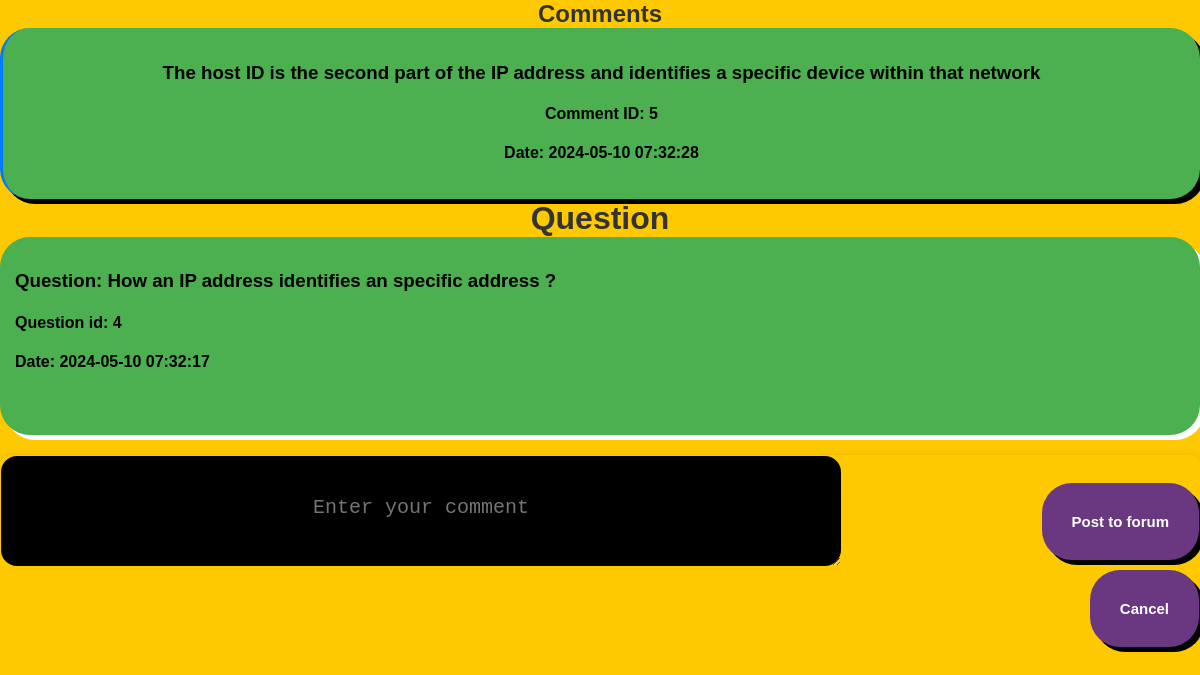
Screenshot of /question_page.php?question_id=4 with the database file from the repository.
### tables this page shows
CREATE TABLE `comments` (
  `comment_id` int(11) NOT NULL,
  `userid` int(11) DEFAULT NULL,
  `question_id` int(11) DEFAULT NULL,
  `comment_text` text NOT NULL,
  `date` timestamp NOT NULL DEFAULT current_timestamp()
);

CREATE TABLE `questions` (
  `question_id` int(11) NOT NULL,
  `userid` int(11) DEFAULT NULL,
  `question_text` text NOT NULL,
  `date` timestamp NOT NULL DEFAULT current_timestamp()
);

### retrieve_question_details.php (called while the page is built, shortened)
<?php
include 'dbconnect.php';
if(isset($_GET['question_id']) && is_numeric($_GET['question_id'])) {
    $question_id = $_GET['question_id'];
    $question_sql = "SELECT * FROM questions WHERE question_id = ?";
    $stmt = $conn->prepare($question_sql);
    if ($stmt) {
        $stmt->bind_param("i", $question_id);
        if ($stmt->execute()) {
            $question_result = $stmt->get_result();
            if ($question_result->num_rows == 1) {
                $question_row = $question_result->fetch_assoc();
                $comments_sql = "SELECT * FROM comments WHERE question_id = ? ORDER BY date ASC";
                $stmt = $conn->prepare($comments_sql);
                if ($stmt) {
                    $stmt->bind_param("i", $question_id);
                    if ($stmt->execute()) {
                        $comments_result = $stmt->get_result();
                    } else {
                        echo "Error: " . $stmt->error;
                    }
                } else {
                    echo "Error: " . $conn->error;
                }
            } else {
                echo "No question found.";
            }
        } else {
            echo "Error: " . $stmt->error;
        }
    } else {
        echo "Error: " . $conn->error;
    }
} else {
    echo "Invalid question ID.";
}
?>

### question_page.php (the view, shortened to what this page needs)
<?php
include 'handle_comment_submission.php';
include 'retrieve_question_details.php';
?>
<!DOCTYPE html>
<html lang="en">
<head>
</head>
<body>
    <h2>Comments</h2>
    <?php if(isset($comments_result) && $comments_result->num_rows > 0): ?>
        <div class="comments">
            <?php while($comment_row = $comments_result->fetch_assoc()): ?>
                <div class="comment">
                    <h3><strong><?php echo $comment_row["comment_text"]; ?></h3>
                    <h4><strong>Comment ID:</strong> <?php echo $comment_row["comment_id"]; ?></h4>
                    <h4><strong>Date:</strong> <?php echo $comment_row["date"]; ?></h4>
                </div>
            <?php endwhile;
            ?>
        </div>
    <?php else: ?>
        <p>No comments found.</p>
    <?php endif; ?>
    <h1>Question</h1>
     <?php if(isset($question_row)): ?>
        <div class="question">
            <h3>Question: <strong> <?php echo $question_row["question_text"]; ?></h3>
            <h4>Question id: <?php echo $question_row["question_id"]; ?></p></h4>
            <h4><strong>Date: </strong> <?php echo $question_row["date"]; ?></p><br></h4>
        </div>
    <?php else: ?>
        <p>No question found.</p>
    <?php endif; ?>
    <div class="comment_form">
        <?php include 'comment_form.php';  ?>
    </div>
</body>
</html>

### styles.css (style rules this page uses)
body, h1, h2, p, a { margin: 0; padding: 0; }
h1, h2 { text-align: center; color: #333; }
.comment { margin-bottom: 1px; background-color: #4CAF50; padding: 15px; text-align: center; border-radius: 30px; box-shadow: 5px 5px 0px 0px #000; }
.comment { border-left: 3px solid #007bff; }
.comment_form { background-color: transparent; padding: 1px; border-radius: 10px; box-shadow: 0 0 10px rgba(0, 0, 0, 0.1); }
body { font-family: Arial, sans-serif; background-color: #ffc900; }
.question { margin-bottom: 20px; background-color: #4CAF50; padding: 15px; border-radius: 30px; box-shadow: 5px 5px 0px 0px white; }

### rows the page displays
comments: comment_text "The host ID is the second part of the IP address and identifies a specific device within that network", comment_id "5", date "2024-05-10 07:32:28"
questions: question_text "How an IP address identifies an specific address ?", question_id "4", date "2024-05-10 07:32:17"
